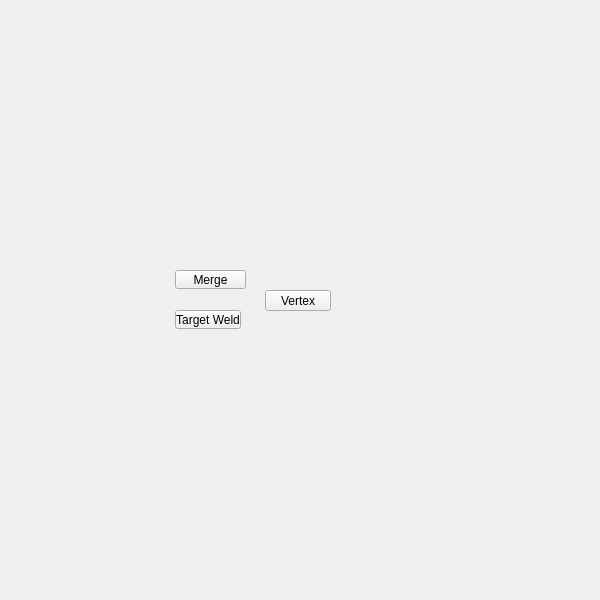
<?xml version="1.0" encoding="UTF-8"?>
<ui version="4.0">
 <class>QtUi</class>
 <widget class="QMainWindow" name="QtUi">
  <property name="enabled">
   <bool>true</bool>
  </property>
  <property name="geometry">
   <rect>
    <x>0</x>
    <y>0</y>
    <width>600</width>
    <height>600</height>
   </rect>
  </property>
  <property name="sizePolicy">
   <sizepolicy hsizetype="Ignored" vsizetype="Ignored">
    <horstretch>0</horstretch>
    <verstretch>0</verstretch>
   </sizepolicy>
  </property>
  <property name="minimumSize">
   <size>
    <width>0</width>
    <height>0</height>
   </size>
  </property>
  <property name="maximumSize">
   <size>
    <width>600</width>
    <height>600</height>
   </size>
  </property>
  <property name="cursor">
   <cursorShape>ArrowCursor</cursorShape>
  </property>
  <property name="windowTitle">
   <string>Toolkit</string>
  </property>
  <property name="whatsThis">
   <string>main</string>
  </property>
  <property name="toolButtonStyle">
   <enum>Qt::ToolButtonIconOnly</enum>
  </property>
  <property name="tabShape">
   <enum>QTabWidget::Triangular</enum>
  </property>
  <property name="dockNestingEnabled">
   <bool>true</bool>
  </property>
  <property name="dockOptions">
   <set>QMainWindow::AllowNestedDocks|QMainWindow::AllowTabbedDocks|QMainWindow::AnimatedDocks|QMainWindow::ForceTabbedDocks</set>
  </property>
  <widget class="QWidget" name="mainWindow">
   <property name="sizePolicy">
    <sizepolicy hsizetype="Ignored" vsizetype="Ignored">
     <horstretch>0</horstretch>
     <verstretch>0</verstretch>
    </sizepolicy>
   </property>
   <widget class="QToolButton_" name="tb000">
    <property name="enabled">
     <bool>true</bool>
    </property>
    <property name="geometry">
     <rect>
      <x>175</x>
      <y>270</y>
      <width>71</width>
      <height>19</height>
     </rect>
    </property>
    <property name="maximumSize">
     <size>
      <width>111</width>
      <height>19</height>
     </size>
    </property>
    <property name="toolTip">
     <string>Merge selected components.  (default: to center)</string>
    </property>
    <property name="text">
     <string>Merge</string>
    </property>
    <property name="iconSize">
     <size>
      <width>18</width>
      <height>18</height>
     </size>
    </property>
   </widget>
   <widget class="QPushButton" name="i000">
    <property name="geometry">
     <rect>
      <x>265</x>
      <y>290</y>
      <width>66</width>
      <height>21</height>
     </rect>
    </property>
    <property name="minimumSize">
     <size>
      <width>0</width>
      <height>21</height>
     </size>
    </property>
    <property name="maximumSize">
     <size>
      <width>16777215</width>
      <height>21</height>
     </size>
    </property>
    <property name="whatsThis">
     <string>polygons_vertex</string>
    </property>
    <property name="text">
     <string>Vertex</string>
    </property>
   </widget>
   <widget class="QPushButton" name="b043">
    <property name="enabled">
     <bool>true</bool>
    </property>
    <property name="geometry">
     <rect>
      <x>175</x>
      <y>310</y>
      <width>66</width>
      <height>19</height>
     </rect>
    </property>
    <property name="maximumSize">
     <size>
      <width>111</width>
      <height>19</height>
     </size>
    </property>
    <property name="toolTip">
     <string>Merge two edges or vertices into a single component</string>
    </property>
    <property name="text">
     <string>Target Weld</string>
    </property>
    <property name="iconSize">
     <size>
      <width>18</width>
      <height>18</height>
     </size>
    </property>
    <property name="balette" stdset="0">
     <palette>
      <active>
       <colorrole role="Button">
        <brush brushstyle="SolidPattern">
         <color alpha="255">
          <red>80</red>
          <green>80</green>
          <blue>80</blue>
         </color>
        </brush>
       </colorrole>
      </active>
      <inactive>
       <colorrole role="Button">
        <brush brushstyle="SolidPattern">
         <color alpha="255">
          <red>80</red>
          <green>80</green>
          <blue>80</blue>
         </color>
        </brush>
       </colorrole>
      </inactive>
      <disabled>
       <colorrole role="Button">
        <brush brushstyle="SolidPattern">
         <color alpha="255">
          <red>80</red>
          <green>80</green>
          <blue>80</blue>
         </color>
        </brush>
       </colorrole>
      </disabled>
     </palette>
    </property>
   </widget>
  </widget>
 </widget>
 <customwidgets>
  <customwidget>
   <class>QToolButton_</class>
   <extends>QToolButton</extends>
   <header>widgets.qtoolbutton_.h</header>
  </customwidget>
 </customwidgets>
 <resources/>
 <connections/>
 <designerdata>
  <property name="gridDeltaX">
   <number>5</number>
  </property>
  <property name="gridDeltaY">
   <number>10</number>
  </property>
  <property name="gridSnapX">
   <bool>true</bool>
  </property>
  <property name="gridSnapY">
   <bool>true</bool>
  </property>
  <property name="gridVisible">
   <bool>true</bool>
  </property>
 </designerdata>
</ui>
